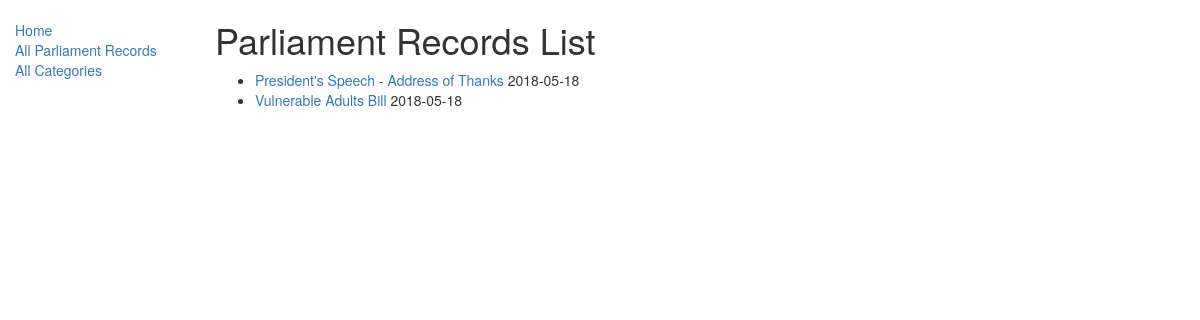
/records/sections/, run on an earlier commit of the app's database.
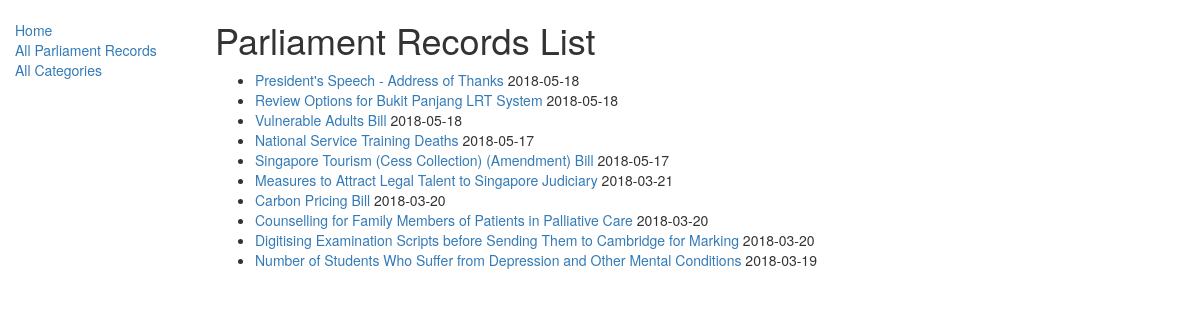
And on a later commit of the database.
### records/models.py (models this page shows, shortened)
class ParliamentRecord(models.Model):
    title = models.CharField(max_length=200)
    sitting_date = models.ForeignKey('SittingDate', on_delete=models.SET_NULL, null=True)
    category = models.ManyToManyField(Category, help_text="Select a/the category/categories for this Parliament Record")
    content = models.TextField()
    class Meta:
        ordering = ['sitting_date', 'title']
    def display_category(self):
        return ','.join([category.name for category in self.category.all()[:3]]) #idk what the [:3] is for but I'll find out later
    display_category.short_description = 'Category'

class SittingDate(models.Model):
    date = models.DateField(null=True, blank=True)
    def __str__(self):
        return str(self.date)

### records/views.py (the view)
# urls.py: path('sections/', views.ParliamentRecordListView.as_view(), name='sections'),
class ParliamentRecordListView(generic.ListView):
    model = ParliamentRecord

### records/templates/records/parliamentrecord_list.html
{% extends "base_generic.html" %}
{% block content %}
    <h1>Parliament Records List</h1>
    {% if parliamentrecord_list %}
    <ul>
      {% for parliamentrecord in parliamentrecord_list %}
      <li>
        <a href="{{ parliamentrecord.get_absolute.url }}">{{ parliamentrecord.title }}</a> {{parliamentrecord.sitting_date}}
      </li>
      {% endfor %}
    </ul>
    {% else %}
      <p>There are no parliament records in this category.</p>
    {% endif %}
{% endblock %}

### records/templates/base_generic.html (shortened to what this page needs)
<!DOCTYPE html>
<html lang="en">
<head>
  <link rel="stylesheet" href="https://maxcdn.bootstrapcdn.com/bootstrap/3.3.7/css/bootstrap.min.css">
  {% load static %}
  <link rel="stylesheet" href="{% static 'css/styles.css' %}">
</head>
<body>
  <div class="container-fluid">
    <div class="row">
      <div class="col-sm-2">
      {% block sidebar %}
      <ul class="sidebar-nav">
          <li><a href="{% url 'index' %}">Home</a></li>
          <li><a href="{% url 'sections' %}">All Parliament Records</a></li>
          <li><a href="">All Categories</a></li>
      </ul>
     {% endblock %}
      </div>
      <div class="col-sm-10 ">
      {% block content %}{% endblock %}
      </div>
    </div>
  </div>
</body>
</html>

### records/static/css/styles.css (style rules this page uses)
.sidebar-nav { margin-top: 20px; padding: 0; list-style: none; }

What changed in the data, as far as the page shows it:
added ParliamentRecord: title "Review Options for Bukit Panjang LRT System", sitting_date "2018-05-18"
added ParliamentRecord: title "National Service Training Deaths", sitting_date "2018-05-17"
added ParliamentRecord: title "Singapore Tourism (Cess Collection) (Amendment) Bill", sitting_date "2018-05-17"
added ParliamentRecord: title "Measures to Attract Legal Talent to Singapore Judiciary", sitting_date "2018-03-21"
added ParliamentRecord: title "Carbon Pricing Bill", sitting_date "2018-03-20"
added ParliamentRecord: title "Counselling for Family Members of Patients in Palliative Care", sitting_date "2018-03-20"
added ParliamentRecord: title "Digitising Examination Scripts before Sending Them to Cambridge for Marking", sitting_date "2018-03-20"
added ParliamentRecord: title "Number of Students Who Suffer from Depression and Other Mental Conditions", sitting_date "2018-03-19"
